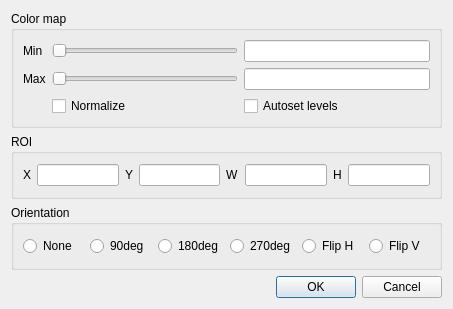
<?xml version="1.0" encoding="UTF-8"?>
<ui version="4.0">
 <class>imageSettingsForm</class>
 <widget class="QWidget" name="imageSettingsForm">
  <property name="geometry">
   <rect>
    <x>0</x>
    <y>0</y>
    <width>453</width>
    <height>309</height>
   </rect>
  </property>
  <property name="windowTitle">
   <string>Image settings</string>
  </property>
  <layout class="QVBoxLayout" name="verticalLayout">
   <item>
    <widget class="QGroupBox" name="colorMapGroupBox">
     <property name="title">
      <string>Color map</string>
     </property>
     <layout class="QGridLayout" name="gridLayout">
      <item row="2" column="0">
       <widget class="QLabel" name="label_2">
        <property name="text">
         <string>Max</string>
        </property>
       </widget>
      </item>
      <item row="2" column="1">
       <widget class="QSlider" name="maxSlider">
        <property name="orientation">
         <enum>Qt::Horizontal</enum>
        </property>
       </widget>
      </item>
      <item row="0" column="0">
       <widget class="QLabel" name="label">
        <property name="text">
         <string>Min</string>
        </property>
       </widget>
      </item>
      <item row="2" column="2">
       <widget class="QLineEdit" name="maxLineEdit"/>
      </item>
      <item row="0" column="1">
       <widget class="QSlider" name="minSlider">
        <property name="orientation">
         <enum>Qt::Horizontal</enum>
        </property>
       </widget>
      </item>
      <item row="0" column="2">
       <widget class="QLineEdit" name="minLineEdit"/>
      </item>
      <item row="3" column="1">
       <widget class="QCheckBox" name="normalizeCheckBox">
        <property name="text">
         <string>Normalize</string>
        </property>
       </widget>
      </item>
      <item row="3" column="2">
       <widget class="QCheckBox" name="autosetCheckBox">
        <property name="text">
         <string>Autoset levels</string>
        </property>
       </widget>
      </item>
     </layout>
    </widget>
   </item>
   <item>
    <widget class="QGroupBox" name="ROIGroupBox">
     <property name="title">
      <string>ROI</string>
     </property>
     <layout class="QHBoxLayout" name="horizontalLayout">
      <item>
       <widget class="QLabel" name="label_3">
        <property name="text">
         <string>X</string>
        </property>
       </widget>
      </item>
      <item>
       <widget class="QLineEdit" name="XLineEdit"/>
      </item>
      <item>
       <widget class="QLabel" name="label_4">
        <property name="text">
         <string>Y</string>
        </property>
       </widget>
      </item>
      <item>
       <widget class="QLineEdit" name="YLineEdit"/>
      </item>
      <item>
       <widget class="QLabel" name="label_5">
        <property name="text">
         <string>W</string>
        </property>
       </widget>
      </item>
      <item>
       <widget class="QLineEdit" name="WLineEdit"/>
      </item>
      <item>
       <widget class="QLabel" name="label_6">
        <property name="text">
         <string>H</string>
        </property>
       </widget>
      </item>
      <item>
       <widget class="QLineEdit" name="HLineEdit"/>
      </item>
     </layout>
    </widget>
   </item>
   <item>
    <widget class="QGroupBox" name="orientationGroupBox">
     <property name="title">
      <string>Orientation</string>
     </property>
     <layout class="QHBoxLayout" name="horizontalLayout_2">
      <item>
       <widget class="QRadioButton" name="noneRadioButton">
        <property name="text">
         <string>None</string>
        </property>
       </widget>
      </item>
      <item>
       <widget class="QRadioButton" name="ninetyRadioButton">
        <property name="text">
         <string>90deg</string>
        </property>
       </widget>
      </item>
      <item>
       <widget class="QRadioButton" name="hundredEightyRadioButton">
        <property name="text">
         <string>180deg</string>
        </property>
       </widget>
      </item>
      <item>
       <widget class="QRadioButton" name="twoHundredSeventyRadioButton">
        <property name="text">
         <string>270deg</string>
        </property>
       </widget>
      </item>
      <item>
       <widget class="QRadioButton" name="flipHRadioButton">
        <property name="text">
         <string>Flip H</string>
        </property>
       </widget>
      </item>
      <item>
       <widget class="QRadioButton" name="flipVRadioButton">
        <property name="text">
         <string>Flip V</string>
        </property>
       </widget>
      </item>
     </layout>
    </widget>
   </item>
   <item>
    <widget class="QDialogButtonBox" name="buttonBox">
     <property name="standardButtons">
      <set>QDialogButtonBox::Cancel|QDialogButtonBox::Ok</set>
     </property>
    </widget>
   </item>
  </layout>
 </widget>
 <resources/>
 <connections/>
</ui>
